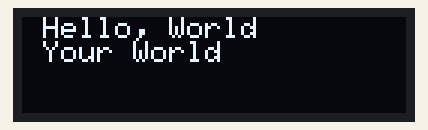
A sketch run on a simulated Arduino Uno, built with avr-gcc and run on an emulated ATmega328P. On the bench: 128×32 one-colour display. The display library's start-up logo is not drawn.

Above: at 5.6 s.
At 7.1 s:
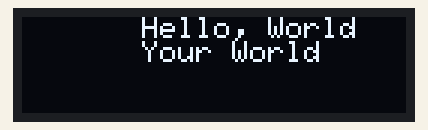
At 8.6 s:
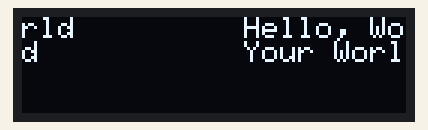
At 11.6 s:
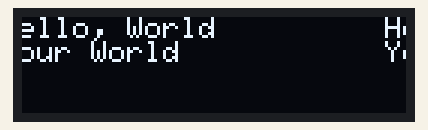
At 14.0 s:
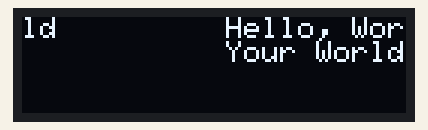
At 16.2 s:
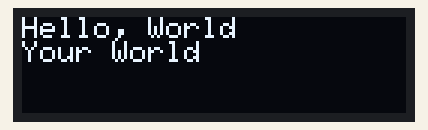

The sketch:

oled_display_scroll.ino
```cpp
#include <Wire.h>
#include <Adafruit_GFX.h>
#include <Adafruit_SSD1306.h>
// #include <Fonts/FreeSans9pt7b.h>

#define SCREEN_WIDTH 128 // OLED display width, in pixels
#define SCREEN_HEIGHT 32 // OLED display height, in pixels
#define OLED_RESET     -1 // Reset pin # (or -1 if sharing Arduino reset pin)
#define SCREEN_ADDRESS 0x3C ///< See datasheet for Address; 0x3D for 128x64, 0x3C for 128x32

Adafruit_SSD1306 display(SCREEN_WIDTH, SCREEN_HEIGHT, &Wire, OLED_RESET);


void setup() {
  Serial.begin(9600);

  // SSD1306_SWITCHCAPVCC = generate display voltage from 3.3V internally
  if(!display.begin(SSD1306_SWITCHCAPVCC, SCREEN_ADDRESS)) {
    Serial.println(F("SSD1306 allocation failed"));
    for(;;); // Don't proceed, loop forever
  }

  // Show initial display buffer contents on the screen --
  // the library initializes this with an Adafruit splash screen.
  display.display();
  delay(5000); // Pause for 5 seconds

  // Clear the buffer
  display.clearDisplay();

  // set display font size
  display.setTextSize(1);

  // set text color
  display.setTextColor(SSD1306_WHITE);

  // display.setFont(&FreeSans9pt7b);

  display.setCursor(0,0);

  display.println("Hello, World");

  //display.setCursor(5, 10);

  display.println("Your World");

  display.display();
  delay(100);

}

void loop() {
  display.startscrollright(0x00, 0x0F);
  delay(5000);
  display.stopscroll();
  delay(1000);
  display.startscrollleft(0x00, 0x0F);
  delay(5000);
  display.stopscroll();
  delay(1000);
  display.startscrolldiagright(0x00, 0x07);
  delay(5000);
  display.stopscroll();
  delay(1000);
  display.startscrolldiagleft(0x00, 0x07);
  delay(5000);
  display.stopscroll();
  delay(1000);

}
```

Measured:
- by itself, everything shown: repeats every 12.0 s, in 34 steps
- what the display in image 5 shows lasts 1.3 s, from 16.2 s to 17.5 s
